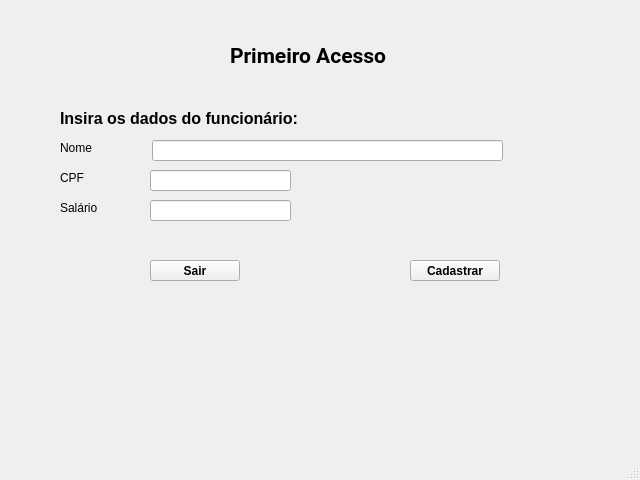
<?xml version="1.0" encoding="UTF-8"?>
<ui version="4.0">
 <class>MainWindow</class>
 <widget class="QMainWindow" name="MainWindow">
  <property name="geometry">
   <rect>
    <x>0</x>
    <y>0</y>
    <width>640</width>
    <height>480</height>
   </rect>
  </property>
  <property name="windowTitle">
   <string>Controle de Estoque</string>
  </property>
  <widget class="QWidget" name="centralwidget">
   <widget class="QPushButton" name="pushButton">
    <property name="geometry">
     <rect>
      <x>410</x>
      <y>260</y>
      <width>90</width>
      <height>21</height>
     </rect>
    </property>
    <property name="font">
     <font>
      <weight>75</weight>
      <bold>true</bold>
     </font>
    </property>
    <property name="text">
     <string>Cadastrar</string>
    </property>
   </widget>
   <widget class="QLineEdit" name="lineEdit_2">
    <property name="geometry">
     <rect>
      <x>150</x>
      <y>170</y>
      <width>141</width>
      <height>21</height>
     </rect>
    </property>
   </widget>
   <widget class="QLabel" name="label_4">
    <property name="geometry">
     <rect>
      <x>60</x>
      <y>170</y>
      <width>58</width>
      <height>16</height>
     </rect>
    </property>
    <property name="text">
     <string>CPF</string>
    </property>
   </widget>
   <widget class="QLineEdit" name="lineEdit_3">
    <property name="geometry">
     <rect>
      <x>150</x>
      <y>200</y>
      <width>141</width>
      <height>21</height>
     </rect>
    </property>
   </widget>
   <widget class="QLabel" name="label">
    <property name="geometry">
     <rect>
      <x>230</x>
      <y>40</y>
      <width>171</width>
      <height>31</height>
     </rect>
    </property>
    <property name="font">
     <font>
      <family>Roboto</family>
      <pointsize>16</pointsize>
      <weight>75</weight>
      <bold>true</bold>
     </font>
    </property>
    <property name="text">
     <string>Primeiro Acesso</string>
    </property>
   </widget>
   <widget class="QLabel" name="label_3">
    <property name="geometry">
     <rect>
      <x>60</x>
      <y>140</y>
      <width>41</width>
      <height>16</height>
     </rect>
    </property>
    <property name="text">
     <string>Nome</string>
    </property>
   </widget>
   <widget class="QLabel" name="label_2">
    <property name="geometry">
     <rect>
      <x>60</x>
      <y>110</y>
      <width>261</width>
      <height>16</height>
     </rect>
    </property>
    <property name="font">
     <font>
      <pointsize>12</pointsize>
      <weight>75</weight>
      <bold>true</bold>
     </font>
    </property>
    <property name="text">
     <string>Insira os dados do funcionário:</string>
    </property>
   </widget>
   <widget class="QLineEdit" name="lineEdit">
    <property name="geometry">
     <rect>
      <x>152</x>
      <y>140</y>
      <width>351</width>
      <height>21</height>
     </rect>
    </property>
   </widget>
   <widget class="QLabel" name="label_5">
    <property name="geometry">
     <rect>
      <x>60</x>
      <y>200</y>
      <width>58</width>
      <height>16</height>
     </rect>
    </property>
    <property name="text">
     <string>Salário</string>
    </property>
   </widget>
   <widget class="QPushButton" name="pushButton_2">
    <property name="geometry">
     <rect>
      <x>150</x>
      <y>260</y>
      <width>90</width>
      <height>21</height>
     </rect>
    </property>
    <property name="font">
     <font>
      <weight>75</weight>
      <bold>true</bold>
     </font>
    </property>
    <property name="text">
     <string>Sair</string>
    </property>
   </widget>
  </widget>
  <widget class="QStatusBar" name="statusbar"/>
 </widget>
 <resources/>
 <connections/>
</ui>
